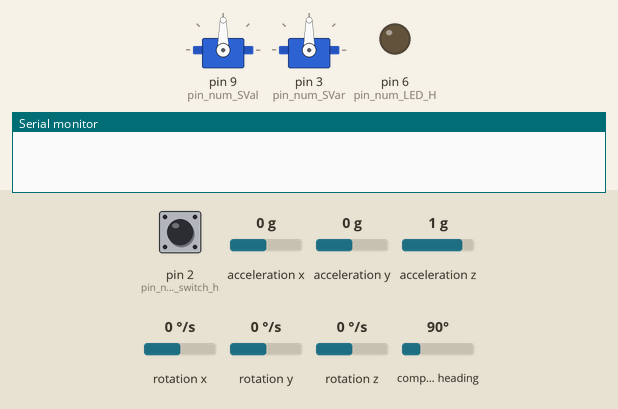
The sketch below on a simulated Arduino Uno, built with avr-gcc and run on an emulated ATmega328P. Shown: 2 × servo, output pins drawn as LEDs (lit = HIGH), the last lines printed to the serial monitor. Inputs (shaded band) come from the test bench; at power-on: pin 2 (pin_num_switch_h) LOW, acceleration x 0 g, acceleration y 0 g, acceleration z 1 g, rotation x 0 °/s, rotation y 0 °/s, rotation z 0 °/s, compass heading 90°. Pins used as bus, display or sensor lines are not drawn.

Above: at 1.2 s.
1.3 s: pin 2 (pin_num_switch_h) pulled HIGH for 1 s
At 2.9 s:
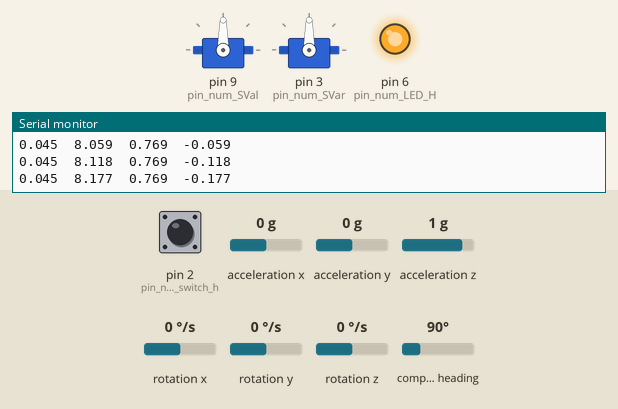
5.9 s: pin 2 (pin_num_switch_h) pulled HIGH for 0.15 s
At 7.2 s:
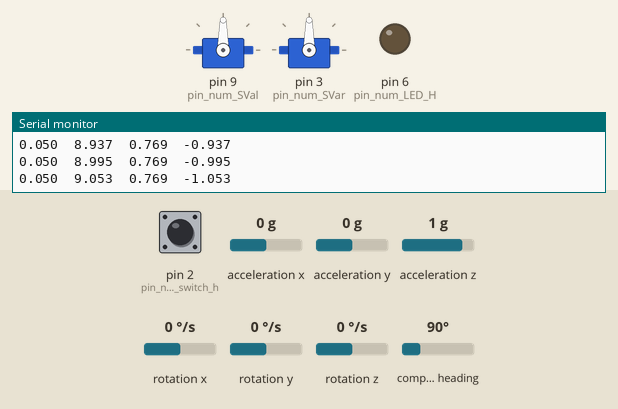
7.5 s: pin 2 (pin_num_switch_h) pulled HIGH for 3.2 s
At 11.6 s:
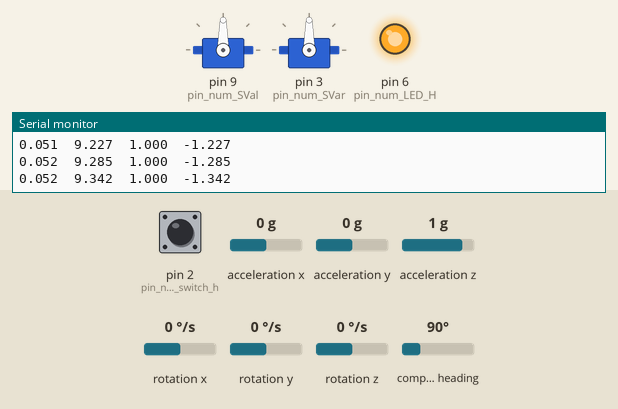
Timing chart, 0 to 13.1 s (numbered marks = the images above; inputs shaded):
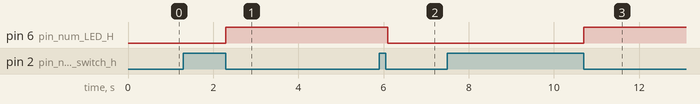

Measured:
- after the input at 1.3 s, pin 6 (pin_num_LED_H): LOW → HIGH after 1.0 s
- after the input at 5.9 s, pin 6 (pin_num_LED_H): HIGH → LOW after 0.19 s
- after the input at 7.5 s, pin 6 (pin_num_LED_H): LOW → HIGH after 3.2 s

The sketch:

testAutoAileron.ino
```cpp
#include<Servo.h>
#include<Wire.h>
#include<Adafruit_Sensor.h>
#include<Adafruit_BNO055.h>
#include<MadgwickAHRS.h>

//servo
Servo SVal;
Servo SVar;
int pin_num_SVal = 9;
int pin_num_SVar = 3;
int deg_min_sg90 = 0;
int deg_max_sg90 = 180;

//switch of autopilot
int pin_num_switch_h = 2;
volatile uint32_t startTime_S=0;
volatile uint32_t PW_S=0;
volatile uint32_t Period_S=0;
volatile float Duty_S=0;

//LED
int pin_num_LED_H = 6;

//nine axis sensor
  Adafruit_BNO055 bno = Adafruit_BNO055(55,0x28);
  Madgwick Madgwick;
  unsigned long previousTime=0;

void setup() {
  // put your setup code here, to run once:
//servo
  SVal.attach(pin_num_SVal);
  SVar.attach(pin_num_SVar);

//switch of autopilot
  pinMode(pin_num_switch_h,INPUT);
  attachInterrupt(digitalPinToInterrupt(pin_num_switch_h),pulseISR_S,CHANGE);

//nine axis sensor
  Serial.begin(115200);
  Madgwick.begin(100.0f);
  if (!bno.begin()) {
    Serial.println("BNO055 not detected. Check wiring!");
    while (1);
}

//LED
  pinMode(pin_num_LED_H,OUTPUT);
}

void pulseISR_S(){
  static uint32_t endTime_S=0;
  uint32_t currentTime=micros();
  if(digitalRead(pin_num_switch_h)==HIGH){
    startTime_S = currentTime;
    Period_S = currentTime-endTime_S;
    endTime_S = currentTime;
  }else{
    PW_S = currentTime-startTime_S;
  }

  if(Period_S>0){
    Duty_S=(double)PW_S/(double)Period_S;
    Duty_S = constrain(Duty_S, 0, 1);
  }else{
    Duty_S=0.0;
  }
}

float da(float phi,float P){//control law of aileron
  float Kp=1;
  float Kd=1;
  float phi_tar=8;

  float da=Kp*(phi_tar-phi)-Kd*P;
  return da;
}

void loop() {
  // put your main code here, to run repeatedly:

  if(Duty_S>0.12){
  //horizontal rotation
    digitalWrite(pin_num_LED_H,HIGH);

    //nine axis sensor
    unsigned long currentTime=millis();
    float dt = (currentTime-previousTime)/1000.0;
    previousTime = currentTime;
      imu::Vector<3> accel = bno.getVector(Adafruit_BNO055::VECTOR_ACCELEROMETER);
      imu::Vector<3> gyro = bno.getVector(Adafruit_BNO055::VECTOR_GYROSCOPE);
      imu::Vector<3> mag = bno.getVector(Adafruit_BNO055::VECTOR_MAGNETOMETER);

    float Vc = sqrt(pow(accel[0]*dt,2)+pow(accel[1]*dt,2)+pow(accel[2]*dt,2));

    float AoA = atan((accel[2]*dt)/(accel[0]*dt));
    float B = asin((accel[1]*dt)/Vc);

  float Twb[3][3] = {
    {cos(AoA)*cos(-B),cos(AoA)*sin(-B),-sin(AoA)},
    {-sin(-B),cos(-B),0},
    {sin(AoA)*cos(-B),sin(AoA)*sin(-B),cos(AoA)}
  };
  float det_Twb = Twb[0][0]*Twb[1][1]*Twb[2][2]-Twb[0][0]*Twb[1][2]*Twb[2][1]+Twb[0][1]*Twb[1][2]*Twb[2][0]-Twb[0][1]*Twb[1][0]*Twb[2][2]+Twb[0][2]*Twb[1][0]*Twb[2][1]-Twb[0][2]*Twb[1][1]*Twb[2][0];
  float Twb_I[3][3] = {
    {(Twb[1][1]*Twb[2][2]-Twb[1][2]*Twb[2][1])/det_Twb,-(Twb[0][1]*Twb[2][2]-Twb[0][2]*Twb[2][1])/det_Twb,(Twb[0][1]*Twb[1][2]-Twb[0][2]*Twb[1][1])/det_Twb},
    {-(Twb[1][0]*Twb[2][2]-Twb[1][2]*Twb[2][0])/det_Twb,(Twb[0][0]*Twb[2][2]-Twb[0][2]*Twb[2][0])/det_Twb,-(Twb[0][0]*Twb[1][2]-Twb[0][2]*Twb[1][0])/det_Twb},
    {(Twb[1][0]*Twb[2][1]-Twb[1][1]*Twb[2][0])/det_Twb,-(Twb[0][0]*Twb[2][1]-Twb[0][1]*Twb[2][0])/det_Twb,(Twb[0][0]*Twb[1][1]-Twb[0][1]*Twb[1][0])/det_Twb} };

  //imu::Vector<3> gyro_w = Twb_I*gyro;
float gyro_w[3]={
    Twb_I[0][0] * gyro.x() + Twb_I[0][1] * gyro.y() + Twb_I[0][2] * gyro.z(),
    Twb_I[1][0] * gyro.x() + Twb_I[1][1] * gyro.y() + Twb_I[1][2] * gyro.z(),
    Twb_I[2][0] * gyro.x() + Twb_I[2][1] * gyro.y() + Twb_I[2][2] * gyro.z()
};

    float Q = gyro_w[1];
    float P = gyro_w[0];

    Madgwick.update(gyro.x(),gyro.y(),gyro.z(),accel.x(),accel.y(),accel.z(),mag.x(),mag.y(),mag.z());

float theta = Madgwick.getPitch();
float psi = Madgwick.getYaw();
float phi = Madgwick.getRoll();

    //servo
    double da_val = fabs(da(phi,P));
float Duty_da_val = da_val/180;
analogWrite(pin_num_SVal,255*Duty_da_val);

Serial.print(Duty_da_val,3);
 Serial.print("\t");
Serial.print(da_val,3);
 Serial.print("\t");
Serial.print(Duty_S,3);
 Serial.print("\t");
Serial.println(phi,3);

delay(200);
  }else{
  //proportional control
      digitalWrite(pin_num_LED_H,LOW);
  }
}
```
